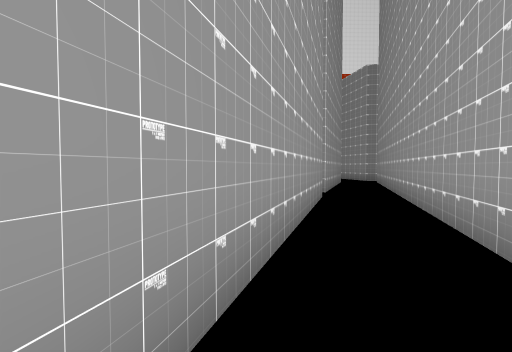
view 1 (above)

24 first-person views from a walk through a 3-D level made in the Unity game engine. The camera is 1.5 m above the floor, tilts 2° down and sees 85° across. Doors are open. The floor is counted in squares, 2 m on a side. Each view is taken from the middle of a square. On the plan, view 1 faces up. The plan holds only what a view shows up to about 10 squares ahead; the rest is blank. The place goes on beyond the plan. The player character is not drawn.

view 2
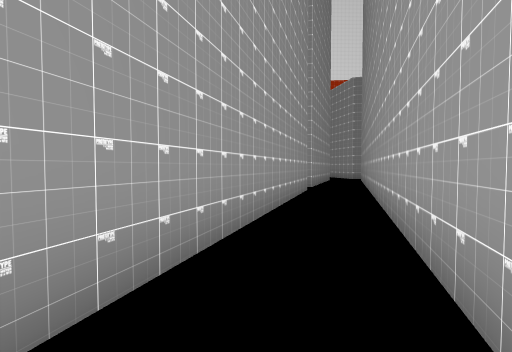

view 3
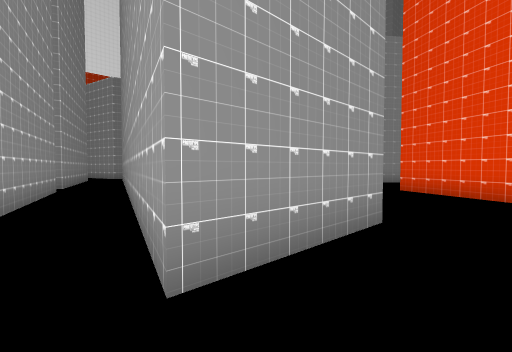

view 4
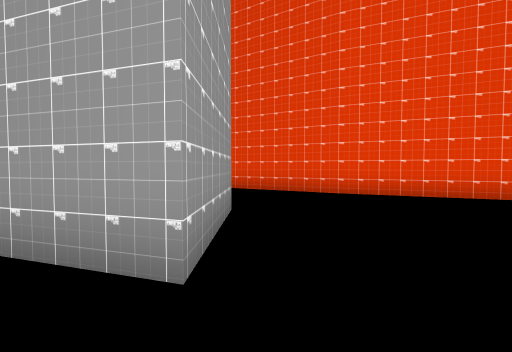

view 5
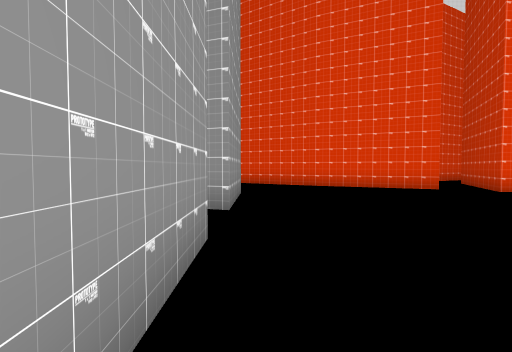

view 6
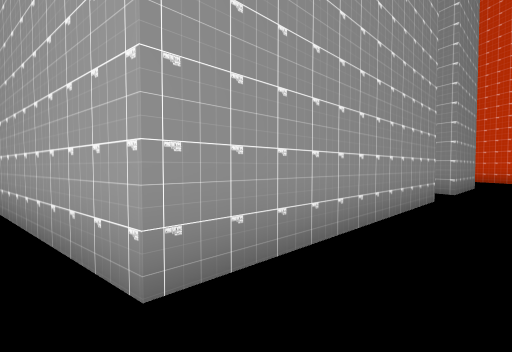

view 7
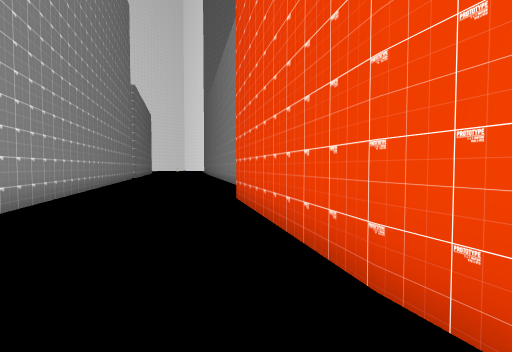

view 8
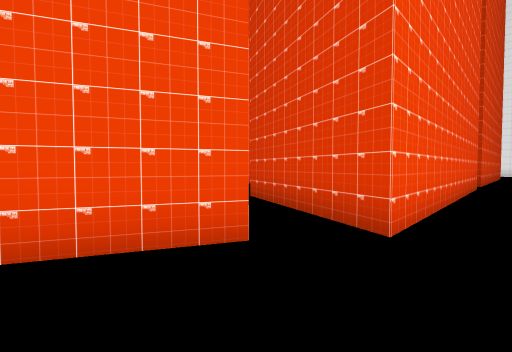

view 9
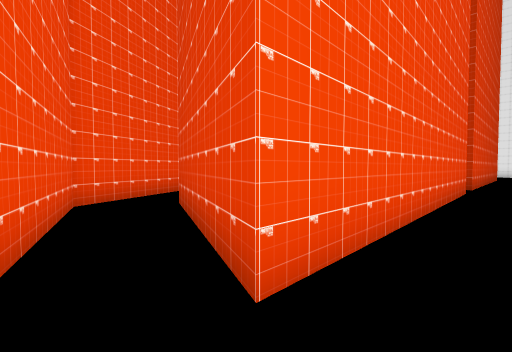

view 10
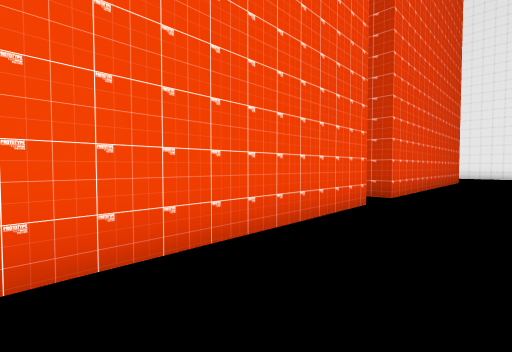

view 11
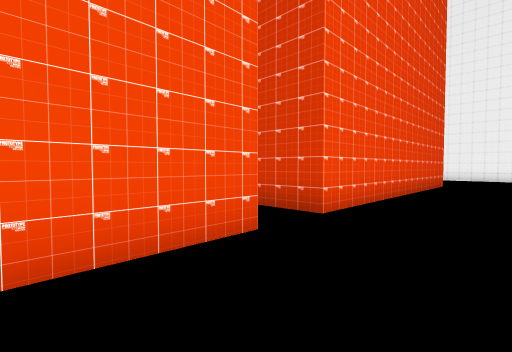

view 12
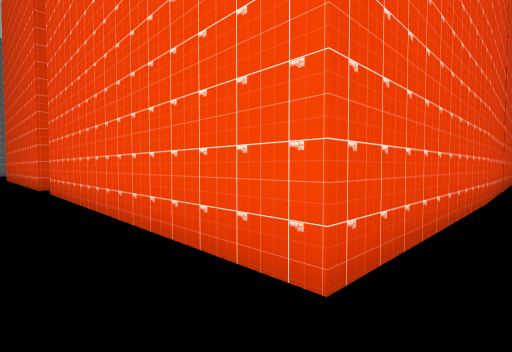

view 13
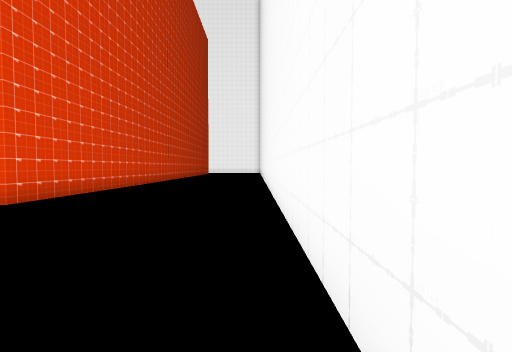

view 14
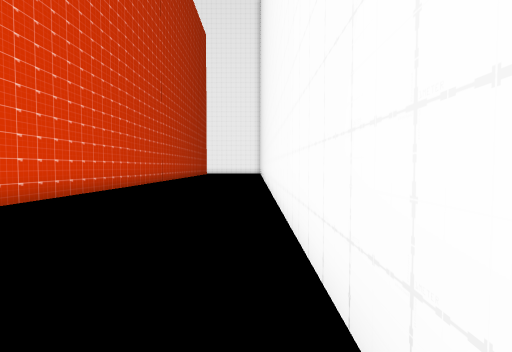

view 15
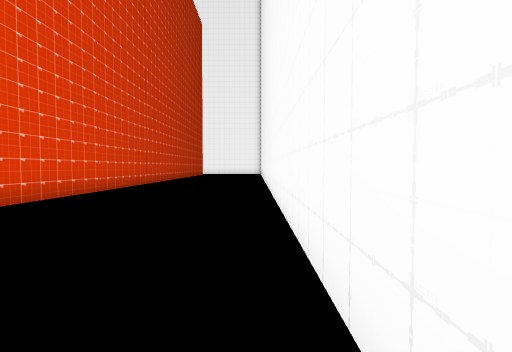

view 16
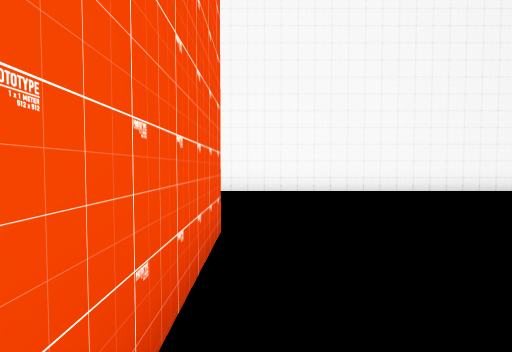

view 17
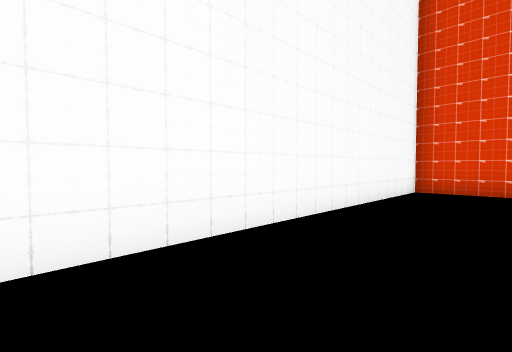

view 18
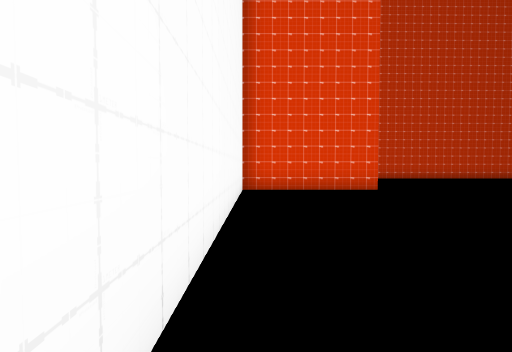

view 19
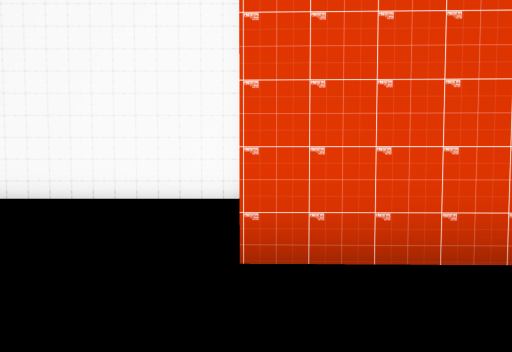

view 20
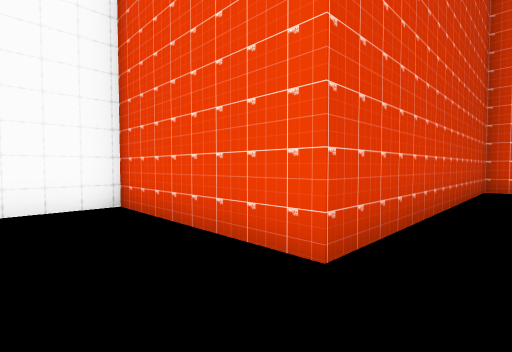

view 21
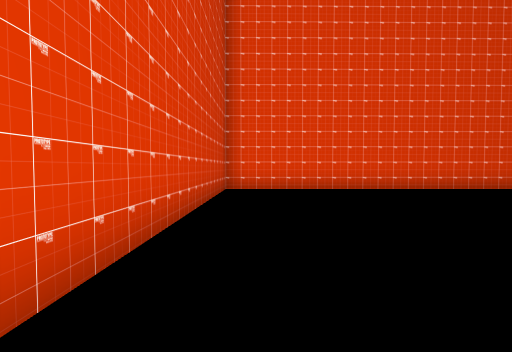

view 22
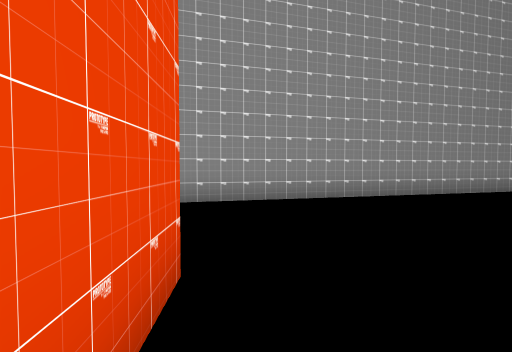

view 23
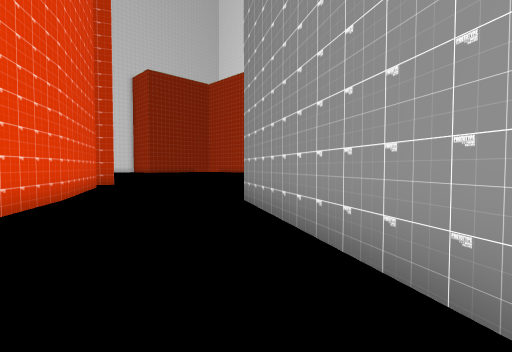

view 24
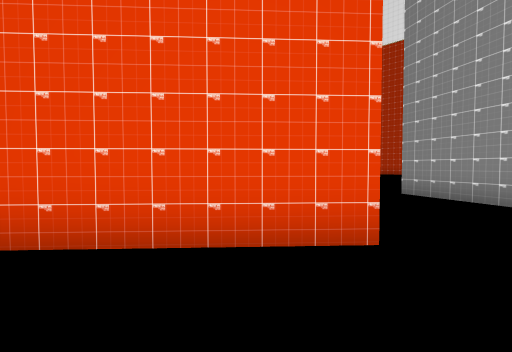

### Floor plan
Key: @ floor where view 1 was taken; # wall or solid block; . floor; B building.
Columns run from 15 left of view 1 to 12 right of it. Each row starts with its distance up from view 1.
 12                           B
 11                           B
 10                  #       #
  9                  #      ##
  8                    #    #
  7                 #  #   #
  6                 #      #
  5                 # #   #
  4                #  #   B
  3         #      #       .
  2         #      # #  #
  1         #     #  #  #      .
  0         #     #@ # #
 -1         ####### ####    ##.
 -2            .  ..       ####
 -3        .       .       #
 -4                       #
 -5                     . #
 -6                   .  #
 -7                      #
 -8                   . ##
 -9                    ##
-10                    ##
-11                    ##
-12                  .  #
-13                     #
-14                     #
-15                  .  #
-16                     #
-17                     #
-18 #
-19 #                   ##
-20 #                   #
-21 #                   #
-22 #                   #
-23 #                   #
-24 #                  .#
-25 #                   #
-26 #        .          #
-27 #         ..        ########
-28  #########        .
-29          #
-30          #        .
-31          #
-32          #    .. ..
-33          ###################

Where each view was taken, in squares from view 1:
view 1: 0 up, 0 right, facing up
view 2: 2 down, 0 right, facing up
view 3: 3 down, 0 right, facing up-right
view 4: 2 down, 1 left, facing right
view 5: 2 down, 4 left, facing right
view 6: 3 down, 8 left, facing up-right
view 7: 5 down, 5 right, facing up-right
view 8: 6 down, 3 right, facing down-right
view 9: 8 down, 3 right, facing down-right
view 10: 12 down, 2 right, facing down-right
view 11: 15 down, 2 right, facing down-right
view 12: 28 down, 3 right, facing up-right
view 13: 32 down, 1 left, facing right
view 14: 32 down, 0 right, facing right
view 15: 32 down, 2 right, facing right
view 16: 24 down, 4 right, facing down
view 17: 30 down, 3 right, facing down-left
view 18: 32 down, 3 right, facing left
view 19: 26 down, 6 left, facing down
view 20: 27 down, 4 left, facing down-left
view 21: 27 down, 5 left, facing left
view 22: 1 down, 11 right, facing up-left
view 23: 3 up, 8 right, facing down-left
view 24: 1 up, 12 right, facing down-left
